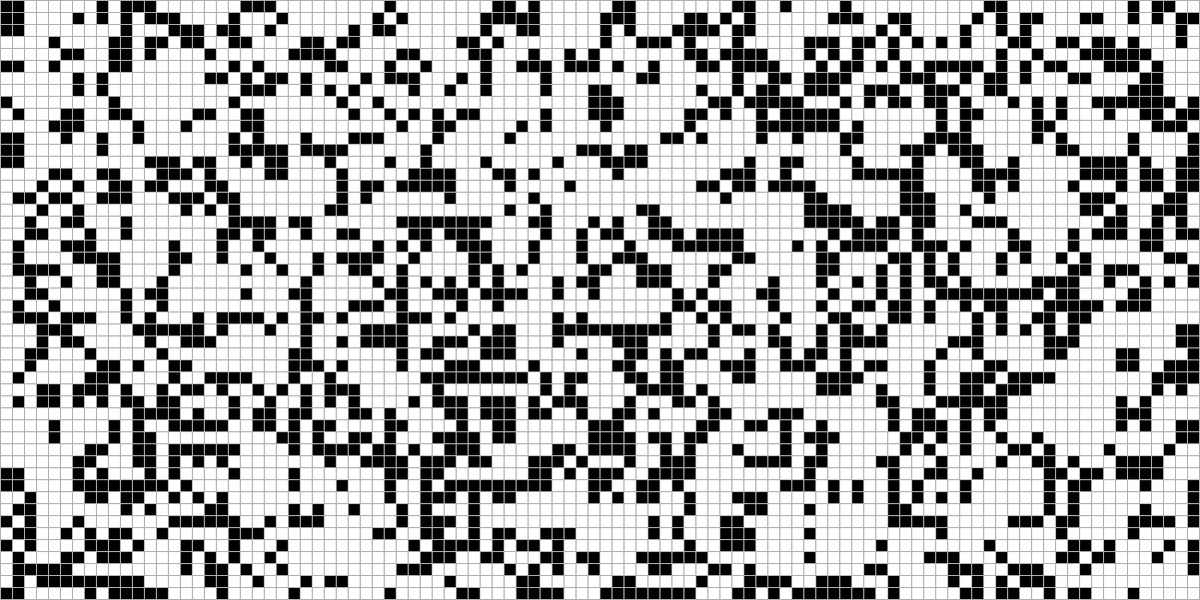
Frame 1 (no input)
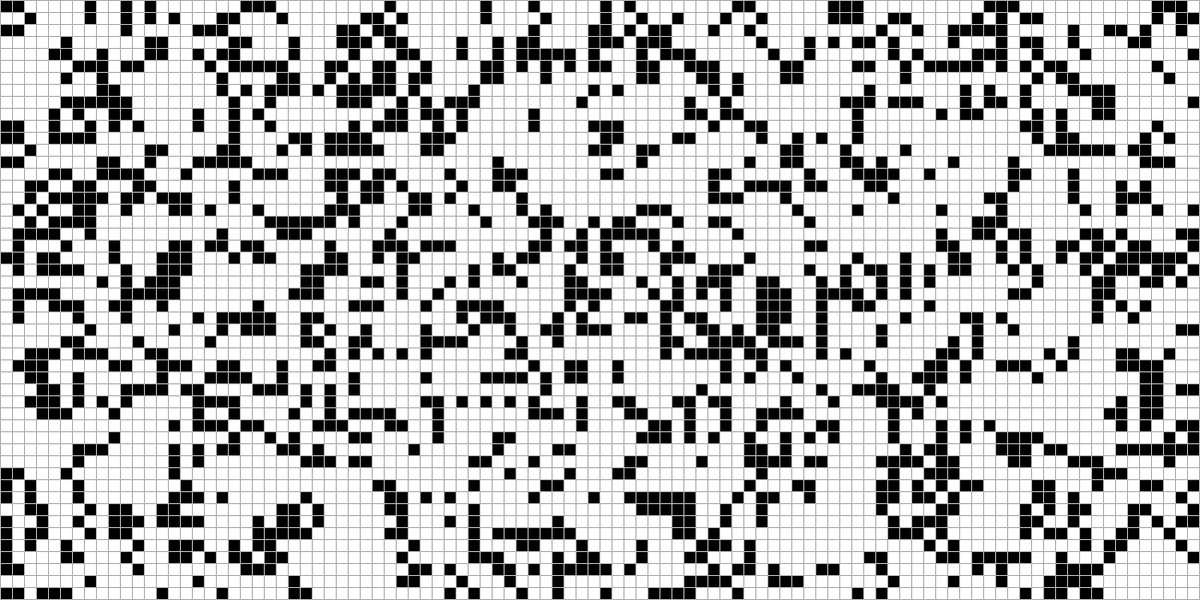
Frame 2 (the mouse pressed at the canvas centre, redrawn once)

The p5.js sketch that drew these frames (run headless with seeded random() and noise() and a simulated clock; the mouse was pressed at the canvas centre and the sketch redrawn once):

// p5.js sketch
// ── sketch.js
const tileSize = 12;

let playButton;
let resetButton;
let clearButton;
let canvas;

let paintMode;
let label;

let grid;

function setup() {
    canvas = createCanvas(1201, 601);
    background(175);
    noLoop();

    canvas.mousePressed(paintTile);

    paintMode = true;
    label = document.getElementById("click-type");

    grid = new Grid(tileSize);
    grid.display();

    playButton = {
        button: createButton("Play").size(150, 30),
        state: false
    };
    playButton.button.mousePressed(() => {
        playButton.state = !playButton.state;

        if(playButton.state) {
            playButton.button.html("Pause");
            loop();
        } else {
            playButton.button.html("Play");
            noLoop();
        }
    });

    resetButton = createButton("Reset").size(150, 30);
    resetButton.mousePressed(() => {
        grid = new Grid(tileSize);
        grid.display();

        playButton.button.html("Play");
        playButton.state = false;
        noLoop();
    });

    clearButton = createButton("Clear Grid").size(150, 30);
    clearButton.mousePressed(() => {
        for(let row of grid.layout) {
            for(let tile of row) {
                tile.live = false;
                tile.willChange = false;
            }
        }
        grid.display();

        playButton.button.html("Play");
        playButton.state = false;
        noLoop();
    });
}

function draw() {
    grid.nextGen();
    grid.displayAndUpdate();
}

function paintTile() {
    let mX = Math.floor(mouseX / tileSize);
    let mY = Math.floor(mouseY / tileSize);

    let clickedTile = grid.get(mX, mY);

    if(!clickedTile) {
        return;
    }

    if(paintMode) {
        clickedTile.live = true;
    } else {
        clickedTile.live = false;
    }

    grid.display();
}

function keyPressed() {
    if(keyCode === 83) {
        paintMode = !paintMode;

        if(paintMode) {
            label.innerHTML ="Draw";
        } else {
            label.innerHTML = "Erase";
        }
    }
    console.log(keyCode);
}

function mouseDragged() {
    paintTile();
}

// ── automata.js
class Automata {
  constructor(tileSize, b, s) {
    this.tileSize = tileSize;
    this.layout = [];
    this.b = [...b];
    this.s = [...s];

    for(let x = 0; x < width / this.tileSize; x++) {
      this.layout[x] = [];
      for(let y = 0; y < height / this.tileSize; y++) {
        this.layout[x][y] = new Cell(x, y, this.tileSize, random(1) < 0.3);
      }
    }
  }

  get(x, y) {
    return this.layout[x][y];
  }

  nextGen() {
    for(let line of this.layout) {
      for(let tile of line) {
        let amtNeightbors = this.liveNeighbors(tile).length;

        if(!tile.live && this.b.includes(amtNeightbors)) {
          tile.willChange = true;
        } else if(tile.live && !this.s.includes(amtNeightbors)) {
          tile.willChange = true;
        }
      }
    }
  }

  display() {
    for(let line of this.layout) {
      for(let tile of line) {
        tile.display();
      }
    }
  }

  displayAndUpdate() {
    for(let line of this.layout) {
      for(let tile of line) {
        tile.update();
        tile.display();
      }
    }
  }

  liveNeighbors(cell) {
    return this.liveNeighborsOf(cell.x, cell.y);
  }

  liveNeighborsOf(x, y) {
    let liveNeighbors = 0;
    let offsets = [-1, 0, 1];

    for(let i of offsets) {
      for(let j of offsets) {
        // only checks cells that exist, are alive and that are not the current cell
        if (i === 0 && j === 0) {
          continue;
        }
        if (this.layout[x + i] && this.layout[x + i][y + j] && this.layout[x + i][y + j].live) {
          liveNeighbors++;
        }
      }
    }
    return liveNeighbors;
  }
}

// ── cell.js
class Cell {
    constructor(x, y, size, state) {
        this.x = x;
        this.y = y;
        this.size = size;
        this.live = state;
        this.willChange = false;
    }

    display() {
        strokeWeight(0);
        this.live ? fill(0) : fill(255);
        rect(this.x * this.size + 1, this.y * this.size + 1, this.size - 1, this.size - 1);
    }

    update() {
        if(this.willChange) {
            this.live = !this.live;
            this.willChange = !this.willChange;
        }
    }
}

// ── grid.js
class Grid {
    constructor(tileSize) {
        this.tileSize = tileSize;
        this.layout = [];

        for(let x = 0; x < width / this.tileSize; x++) {
            this.layout[x] = [];
            for(let y = 0; y < height / this.tileSize; y++) {
                this.layout[x][y] = new Cell(x, y, this.tileSize, random(1) < 0.3);
            }
        }
    }

    get(x, y) {
        return this.layout[x][y];
    }

    nextGen() {
        for(let line of this.layout) {
            for(let tile of line) {
                 // rules 1 and 3 only checks live cells
                if(tile.live && (this.liveNeighbors(tile) < 2 || this.liveNeighbors(tile) > 3)) {
                    tile.willChange = true;
                 // rule 4 only checks on dead cells
                } else if (!tile.live && this.liveNeighbors(tile) === 3) {
                    tile.willChange = true;
                }
            }
        }
    }

    display() {
        for(let line of this.layout) {
            for(let tile of line) {
                tile.display();
            }
        }
    }

    displayAndUpdate() {
        for(let line of this.layout) {
            for(let tile of line) {
                tile.update();
                tile.display();
            }
        }
    }

    liveNeighbors(cell) {
        return this.liveNeighborsOf(cell.x, cell.y);
    }

    liveNeighborsOf(x, y) {
        let liveNeighbors = 0;
        let offsets = [-1, 0, 1];

        for(let i of offsets) {
            for(let j of offsets) {
                // only checks cells that exist, are alive and if i and j are not both 0
                if (i === 0 && j === 0) {
                    continue;
                }
                if (this.layout[x + i] && this.layout[x + i][y + j] && this.layout[x + i][y + j].live) {
                    liveNeighbors++;
                }
            }
        }
        return liveNeighbors;
    }
}
